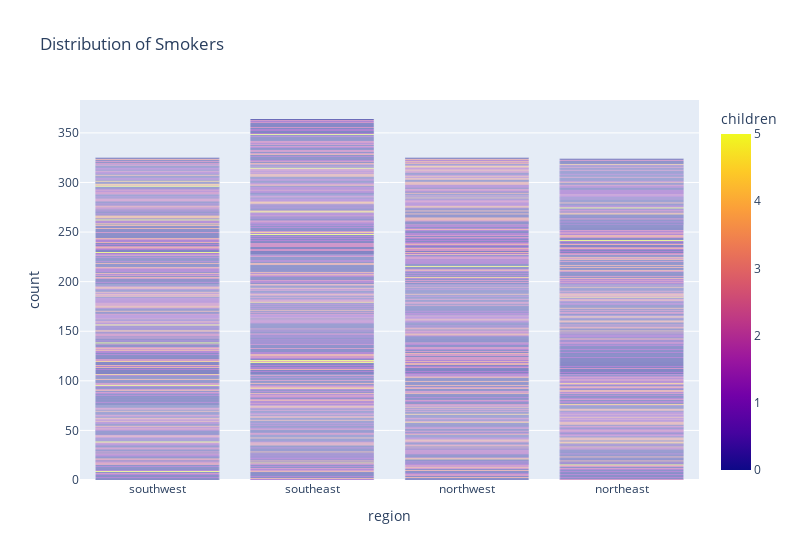

The cell this chart's notebook holds for it:
### Code cell
fig =px.bar(
    data,
    x='region',
    color='children',
    title='Distribution of Smokers'
)
fig.show()

### Figure 1 — Plotly figure (JSON) as saved in the notebook; plotly's stock layout.template omitted (floating-point values rounded to 4 significant figures; data arrays with more than 128 entries replaced by an {"elided": "..."} marker saying what was removed)
{"data": [{"alignmentgroup": "True", "hovertemplate": "region=%{x}<br>count=%{y}<br>children=%{marker.color}<extra></extra>", "legendgroup": "", "marker": {"color": {"elided": "1338 int values"}, "coloraxis": "coloraxis", "pattern": {"shape": ""}}, "name": "", "offsetgroup": "", "orientation": "v", "showlegend": false, "textposition": "auto", "type": "bar", "x": {"elided": "1338 str values"}, "xaxis": "x", "y": {"elided": "1338 int values"}, "yaxis": "y"}], "layout": {"barmode": "relative", "coloraxis": {"colorbar": {"title": {"text": "children"}}, "colorscale": [[0, "#0d0887"], [0.1111, "#46039f"], [0.2222, "#7201a8"], [0.3333, "#9c179e"], [0.4444, "#bd3786"], [0.5556, "#d8576b"], [0.6667, "#ed7953"], [0.7778, "#fb9f3a"], [0.8889, "#fdca26"], [1, "#f0f921"]]}, "legend": {"tracegroupgap": 0}, "title": {"text": "Distribution of Smokers"}, "width": 800, "xaxis": {"anchor": "y", "domain": [0, 1], "title": {"text": "region"}}, "yaxis": {"anchor": "x", "domain": [0, 1], "title": {"text": "count"}}}}
